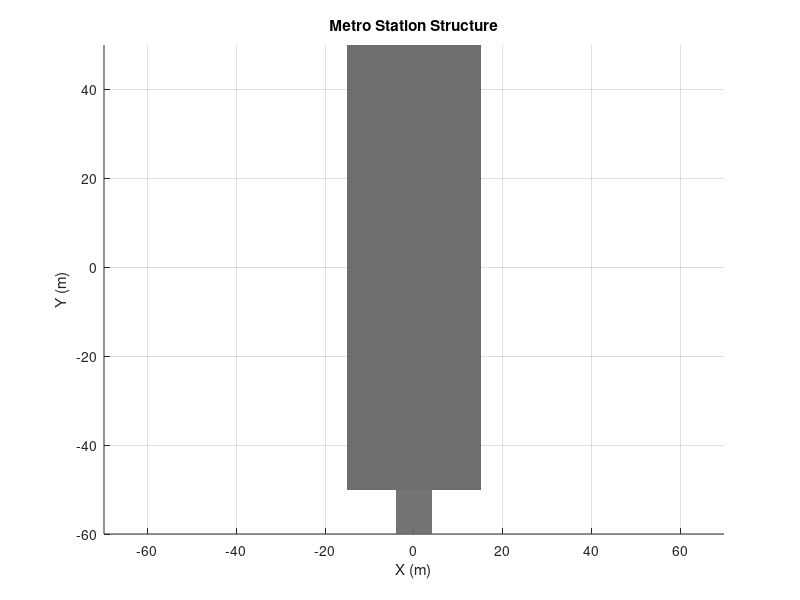

The MATLAB script that drew this image:
function station_handles = station()
    % STATION Creates the main underground station structure
    
    hold on;
    station_handles = struct();

    % Station dimensions
    floor_width = 30;
    floor_length = 100;
    ceiling_height = 8;
    
    % FLOOR
    [x_floor, y_floor] = meshgrid([-floor_width/2, floor_width/2], [-floor_length/2, floor_length/2]);
    z_floor = zeros(size(x_floor));
    station_handles.floor = surf(x_floor, y_floor, z_floor, ...
        'FaceColor', [0.5 0.5 0.5], ...  % Brighter grey
        'EdgeColor', 'none', ...
        'FaceAlpha', 0.9);

    % CEILING
    station_handles.ceiling = surf(x_floor, y_floor, z_floor + ceiling_height, ...
        'FaceColor', [0.4 0.4 0.4], ...
        'EdgeColor', 'none', ...
        'FaceAlpha', 0.8);

    % WALLS
    % Left wall
    [y_wall, z_wall] = meshgrid(linspace(-floor_length/2, floor_length/2, 20), linspace(0, ceiling_height, 10));
    x_wall_left = -floor_width/2 * ones(size(y_wall));
    station_handles.wall_left = surf(x_wall_left, y_wall, z_wall, ...
        'FaceColor', [0.6 0.6 0.6], ...
        'EdgeColor', 'none');

    % Right wall
    x_wall_right = floor_width/2 * ones(size(y_wall));
    station_handles.wall_right = surf(x_wall_right, y_wall, z_wall, ...
        'FaceColor', [0.6 0.6 0.6], ...
        'EdgeColor', 'none');

    % Back wall (far end)
    [x_back, z_back] = meshgrid(linspace(-floor_width/2, floor_width/2, 20), linspace(0, ceiling_height, 10));
    y_back = -floor_length/2 * ones(size(x_back));
    station_handles.wall_back = surf(x_back, y_back, z_back, ...
        'FaceColor', [0.7 0.7 0.7], ...
        'EdgeColor', 'none');

    % Front wall (near end)
    y_front = floor_length/2 * ones(size(x_back));
    station_handles.wall_front = surf(x_back, y_front, z_back, ...
        'FaceColor', [0.7 0.7 0.7], ...
        'EdgeColor', 'none');

    % RAILS
    rail_height = 0.2;
    rail_width = 0.1;
    rail_length = floor_length - 10;
    rail_spacing = 2;

    % Left rail
    [x_rail, y_rail] = meshgrid([-rail_width/2, rail_width/2], linspace(-rail_length/2, rail_length/2, 50));
    z_rail = rail_height * ones(size(x_rail));
    station_handles.rail_left = surf(x_rail - rail_spacing, y_rail, z_rail, ...
        'FaceColor', [0.2 0.2 0.2], ...
        'EdgeColor', 'none');

    % Right rail
    station_handles.rail_right = surf(x_rail + rail_spacing, y_rail, z_rail, ...
        'FaceColor', [0.2 0.2 0.2], ...
        'EdgeColor', 'none');

    % TUNNEL ENTRANCES
    tunnel_radius = 4;
    tunnel_length = 10;
    [theta, z_tunnel] = meshgrid(linspace(0, 2*pi, 20), linspace(-tunnel_length, 0, 10));
    x_tunnel = tunnel_radius * cos(theta);
    y_tunnel = -floor_length/2 * ones(size(x_tunnel)) + z_tunnel;

    station_handles.tunnel_entrance_north = surf(x_tunnel, y_tunnel, z_tunnel + ceiling_height/2, ...
        'FaceColor', [0.4 0.4 0.4], ...
        'EdgeColor', 'none', ...
        'FaceAlpha', 0.7);

    station_handles.tunnel_entrance_south = surf(x_tunnel, y_tunnel + floor_length, z_tunnel + ceiling_height/2, ...
        'FaceColor', [0.4 0.4 0.4], ...
        'EdgeColor', 'none', ...
        'FaceAlpha', 0.7);

    % Add visible floor markings for clarity
    % Yellow platform edge lines
    platform_edge_y = 15;  % Approximate platform location
    
    plot3([-floor_width/2, floor_width/2], [-platform_edge_y, -platform_edge_y], [0.02, 0.02], ...
          'y-', 'LineWidth', 2);
    plot3([-floor_width/2, floor_width/2], [platform_edge_y, platform_edge_y], [0.02, 0.02], ...
          'y-', 'LineWidth', 2);
    
    % White center line
    plot3([0, 0], [-floor_length/2, floor_length/2], [0.02, 0.02], ...
          'w--', 'LineWidth', 1.5);
    
    % Safety/walk lines
    for y_line = -40:10:40
        plot3([-floor_width/2 + 2, floor_width/2 - 2], [y_line, y_line], [0.02, 0.02], ...
              'w-', 'LineWidth', 0.5);
    end

    axis equal;
    grid on;
    xlabel('X (m)');
    ylabel('Y (m)');
    zlabel('Z (m)');
    title('Metro Station Structure');
end